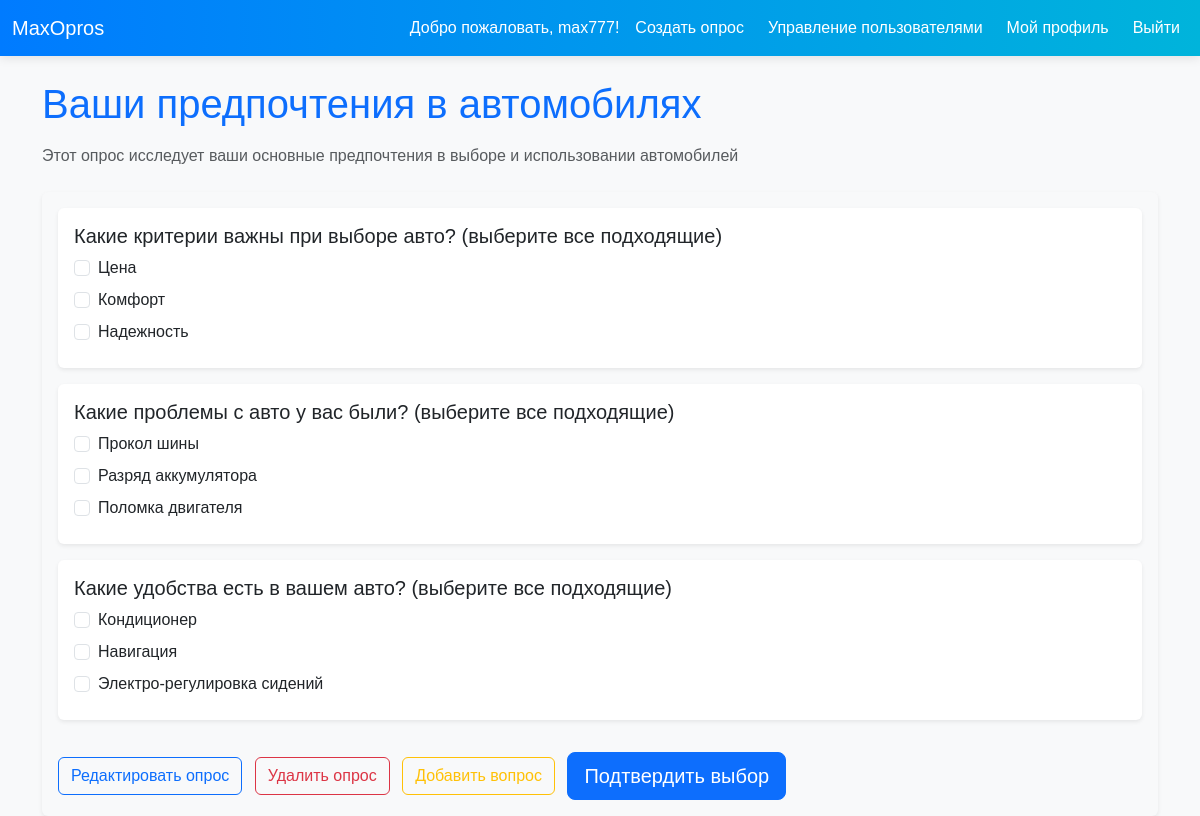
The app's page /survey/2/ (signed in) with its own data.
### survey/models.py (models this page shows, shortened)
class Survey(models.Model):
    title = models.CharField(max_length=255)
    description = models.TextField(blank=True)
    start_date = models.DateField()
    end_date = models.DateField()
    is_active = models.BooleanField(default=True)
    def update_status(self):
        if self.end_date < timezone.now().date():
            self.is_active = False
            self.save()

class Question(models.Model):
    survey = models.ForeignKey(Survey, on_delete=models.CASCADE, related_name='questions')
    text = models.CharField(max_length=255)
    question_type = models.CharField(max_length=50, choices=[
        ('single', 'Single Choice'),
        ('multiple', 'Multiple Choice'),
        ('text', 'Text Answer'),
    ])

class AnswerOption(models.Model):
    question = models.ForeignKey(Question, on_delete=models.CASCADE, related_name='options')
    text = models.CharField(max_length=255)

### survey/views.py (the view)
# urls.py: path('survey/<int:survey_id>/', survey_detail, name='survey_detail'),
@login_required(login_url='/login/')
def survey_detail(request, survey_id):
    survey = Survey.objects.get(id=survey_id)
    survey.update_status()
    return render(request, 'survey_detail.html', {'survey': survey})

### survey/templates/survey_detail.html (shortened to what this page needs)
{% extends 'base.html' %}
{% block content %}
    <h1 class="mb-3 text-primary">{{ survey.title }}</h1>
    <p class="text-muted mb-4">{{ survey.description }}</p>
    {% if survey.is_active %}
        <form method="post" action="{% url 'submit_response' survey.id %}" class="p-3 bg-light rounded shadow-sm">
            {% for question in survey.questions.all %}
                <div class="card mb-3 border-0 shadow-sm">
                    <div class="card-body">
                        <h5 class="card-title text-dark">{{ question.text }}</h5>
                        {% if question.question_type == 'text' %}
                            <textarea name="text_{{ question.id }}" class="form-control" rows="3" placeholder="Твой ответ..." required></textarea>
                        {% elif question.question_type == 'multiple' %}
                            {% for option in question.options.all %}
                                <div class="form-check mb-2">
                                    <input type="checkbox" name="option_{{ question.id }}" value="{{ option.id }}" class="form-check-input">
                                    <label class="form-check-label">{{ option.text }}</label>
                                </div>
                            {% endfor %}
                        {% endif %}
                    </div>
                </div>
            {% endfor %}
            {% if user.is_staff %}
                <a href="{% url 'edit_survey' survey.id %}" class="btn btn-outline-primary mt-3 me-2">Редактировать опрос</a>
                <a href="{% url 'delete_survey' survey.id %}" class="btn btn-outline-danger mt-3 me-2">Удалить опрос</a>
                <a href="{% url 'add_question' survey.id %}" class="btn btn-outline-warning mt-3 me-2">Добавить вопрос</a>
            {% endif %}
            <button type="submit" class="btn btn-primary btn-lg mt-3">Подтвердить выбор</button>
        </form>
    {% endif %}
{% endblock %}

### survey/templates/base.html (shortened to what this page needs)
<!DOCTYPE html>
{% load static %}
<html lang="en">
<head>
    <link href="https://cdn.jsdelivr.net/npm/bootstrap@5.3.0/dist/css/bootstrap.min.css" rel="stylesheet">
    <link rel="stylesheet" href="{% static 'survey/css/survey.css' %}">
</head>
<body>
    <nav class="navbar navbar-expand-lg">
        <div class="container-fluid">
            <a class="navbar-brand" href="{% url 'survey_list' %}">MaxOpros</a>
            <div class="collapse navbar-collapse" id="navbarNav">
                <ul class="navbar-nav ms-auto">
                    {% if user.is_authenticated %}
                        <li class="nav-item">
                            <span class="nav-link">Добро пожаловать, {{ user.username }}!</span>
                        </li>
                        {% if user.is_staff %}
                            <li class="nav-item">
                                <a class="nav-link btn btn-outline-warning me-2" href="{% url 'create_survey' %}">Создать опрос</a>
                            </li>
                            <li class="nav-item">
                                <a class="nav-link btn btn-outline-secondary me-2" href="{% url 'manage_users' %}">Управление пользователями</a>
                            </li>
                        {% endif %}
                        <li class="nav-item">
                            <a class="nav-link btn btn-outline-info me-2" href="{% url 'profile' %}">Мой профиль</a>
                        </li>
                        <li class="nav-item">
                            <a class="nav-link btn btn-outline-danger" href="{% url 'logout' %}">Выйти</a>
                        </li>
                    {% endif %}
                </ul>
            </div>
        </div>
    </nav>
    <div class="container mt-4">
        {% block content %}{% endblock %}
    </div>
</body>
</html>

### survey/static/survey/css/survey.css (style rules this page uses)
body { background-color: #f8f9fa; font-family: 'Arial', sans-serif; }
.navbar { background: linear-gradient(90deg, #007bff, #00b4db); box-shadow: 0 2px 10px rgba(0, 0, 0, 0.1); }
.navbar-brand, .nav-link { color: white !important; }
.btn-outline-primary, .btn-outline-danger, .btn-outline-success { transition: all 0.3s ease; }
.btn-primary { border-radius: 8px; }
.form-select, .btn-primary { border-radius: 8px; }

### records on screen
Survey: title "Ваши предпочтения в автомобилях", description "Этот опрос исследует ваши основные предпочтения в выборе и использовании автомобилей"
Question: text "Какие критерии важны при выборе авто? (выберите все подходящие)"
AnswerOption: text "Цена"
AnswerOption: text "Комфорт"
AnswerOption: text "Надежность"
Question: text "Какие проблемы с авто у вас были? (выберите все подходящие)"
AnswerOption: text "Прокол шины"
AnswerOption: text "Разряд аккумулятора"
AnswerOption: text "Поломка двигателя"
Question: text "Какие удобства есть в вашем авто? (выберите все подходящие)"
AnswerOption: text "Кондиционер"
AnswerOption: text "Навигация"
AnswerOption: text "Электро-регулировка сидений"

### other values on screen
{{ user.username }} "max777"
